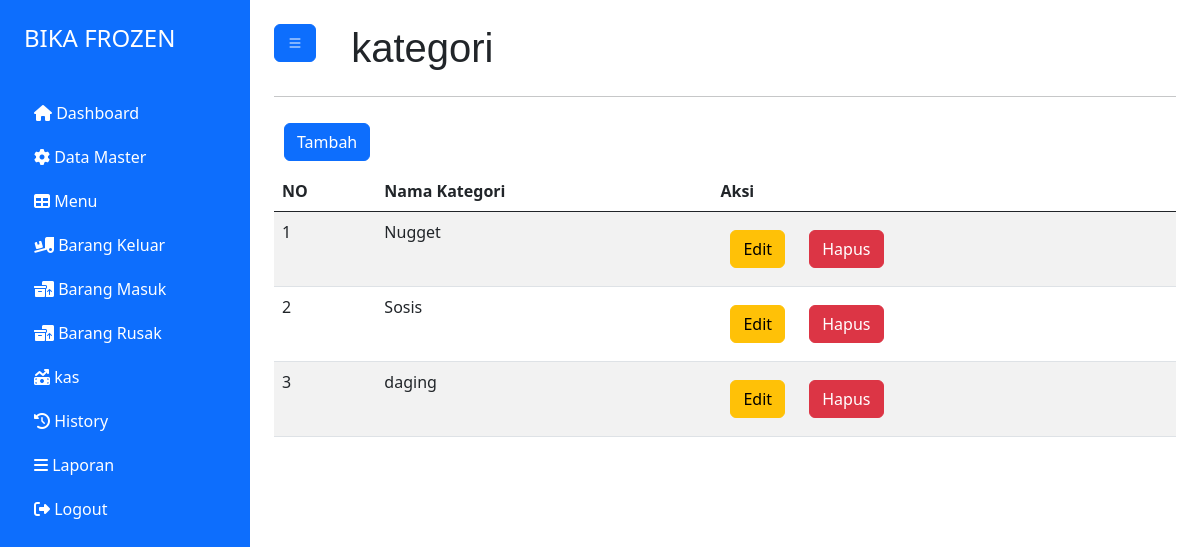
Before: /index.php?page=kategori (signed in) with the older database file.
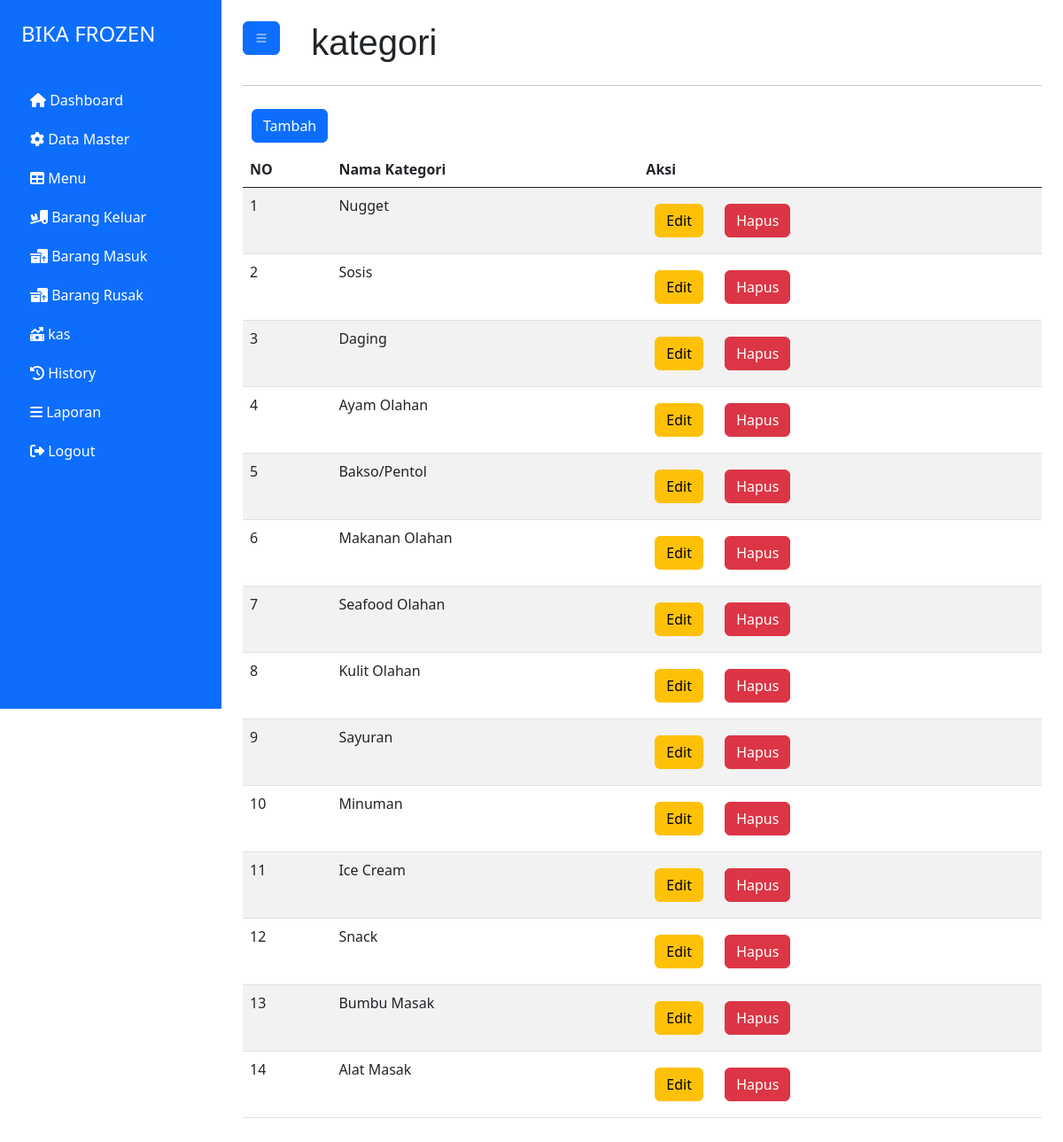
After: the same page with the newer database file.
### tables this page shows
CREATE TABLE `kategori` (
  `id_kategori` int(11) NOT NULL,
  `nm_kategori` varchar(50) NOT NULL
);

### halaman/kategori/list.php (the view)
<?php
    include "././koneksi.php";
    $query = mysqli_query($koneksi,"SELECT * FROM kategori");
?>
<div>
    <a href="index.php?page=tambah_kategori" class="btn btn-primary">Tambah</a>
</div>
<div>
<table id="example" class="table table-striped" style="width:100%">
        <thead>
            <tr>
                <th>NO</th>
                <th>Nama Kategori</th>
                <th>Aksi</th>
            </tr>
        </thead>
        <tbody>
            <?php
                $no = 1;
                while($row = mysqli_fetch_array($query)){
                    ?>
                        <tr>
                            <td><?= $no++ ?></td>
                            <td><?= $row['nm_kategori'] ?></td>
                            <td>
                                <a href="index.php?page=edit_kategori&id=<?= $row['id_kategori']?>" class="btn btn-warning">Edit</a>
                                <a href="index.php?page=hapus_kategori&id=<?= $row['id_kategori']?>" class="btn btn-danger" onclick="return confirm('Apakah anda yakin ingin menghapus ini ?')">Hapus</a>
                            </td>
                        </tr>
                    <?php
                }
            ?>
        </tbody>
    </table>
</div>

Changed rows visible on the page:
changed kategori: nm_kategori "daging" → "Daging"
added kategori: nm_kategori "Ayam Olahan"
added kategori: nm_kategori "Bakso/Pentol"
added kategori: nm_kategori "Makanan Olahan"
added kategori: nm_kategori "Seafood Olahan"
added kategori: nm_kategori "Kulit Olahan"
added kategori: nm_kategori "Sayuran"
added kategori: nm_kategori "Minuman"
added kategori: nm_kategori "Ice Cream"
added kategori: nm_kategori "Snack"
added kategori: nm_kategori "Bumbu Masak"
added kategori: nm_kategori "Alat Masak"
